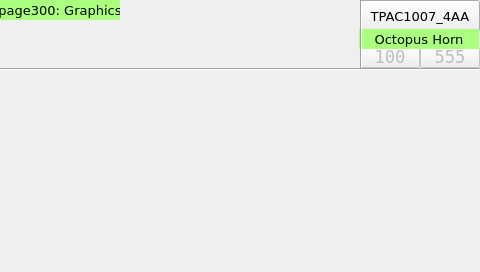
<?xml version="1.0" encoding="UTF-8"?>
<ui version="4.0">
<class>page300</class>
<widget class="QWidget" name="page300">
<property name="geometry">
<rect>
<x>0</x>
<y>0</y>
<width>480</width>
<height>272</height>
</rect>
</property>
<property name="minimumSize">
<size>
<width>480</width>
<height>272</height>
</size>
</property>
<property name="maximumSize">
<size>
<width>480</width>
<height>272</height>
</size>
</property>
<property name="windowTitle">
<string>page300</string>
</property>
<property name="styleSheet">
<string notr="true">QWidget#page300
{
}</string>
</property>
<widget class="ATCMbutton" name="atcmButton_5">
<property name="geometry">
<rect>
<x>360</x>
<y>0</y>
<width>120</width>
<height>32</height>
</rect>
</property>
<property name="font">
<font>
<family>DejaVu Sans</family>
<pointsize>10</pointsize>
<weight>50</weight>
<bold>false</bold>
</font>
</property>
<property name="toolTip">
<string/>
</property>
<property name="whatsThis">
<string>ATCMbutton widget</string>
</property>
<property name="pageName">
<string>menu</string>
</property>
<property name="statusvar">
<string/>
</property>
<property name="viewStatus">
<bool>false</bool>
</property>
<property name="refresh">
<number>200</number>
</property>
<property name="visibilityVar">
<string/>
</property>
<property name="bgColor">
<color>
<red>85</red>
<green>255</green>
<blue>255</blue>
</color>
</property>
<property name="borderColor">
<color>
<red>220</red>
<green>220</green>
<blue>220</blue>
</color>
</property>
<property name="text">
<string>TPAC1007_4AA</string>
</property>
<property name="pressText">
<string>TPAC1007_4AA</string>
</property>
<property name="borderWidth">
<number>2</number>
</property>
<property name="borderRadius">
<number>0</number>
</property>
<property name="apparence">
<enum>QFrame::Raised</enum>
</property>
</widget>
<widget class="Line" name="line">
<property name="geometry">
<rect>
<x>0</x>
<y>68</y>
<width>481</width>
<height>3</height>
</rect>
</property>
<property name="orientation">
<enum>Qt::Horizontal</enum>
</property>
</widget>
<widget class="ATCMlabel" name="atcmLabel_6">
<property name="enabled">
<bool>false</bool>
</property>
<property name="geometry">
<rect>
<x>360</x>
<y>47</y>
<width>60</width>
<height>21</height>
</rect>
</property>
<property name="font">
<font>
<family>DejaVu Sans Mono</family>
<pointsize>13</pointsize>
<weight>50</weight>
<bold>false</bold>
</font>
</property>
<property name="text">
<string>100</string>
</property>
<property name="toolTip">
<string>PLC_FWrevision</string>
</property>
<property name="whatsThis">
<string>ATCMlabel widget</string>
</property>
<property name="variable">
<string>PLC_FWrevision</string>
</property>
<property name="refresh">
<number>200</number>
</property>
<property name="max">
<string>0</string>
</property>
<property name="min">
<string>0</string>
</property>
<property name="viewStatus">
<bool>false</bool>
</property>
<property name="visibilityVar">
<string/>
</property>
<property name="bgColor">
<color>
<red>255</red>
<green>255</green>
<blue>127</blue>
</color>
</property>
<property name="fontColor">
<color>
<red>0</red>
<green>0</green>
<blue>0</blue>
</color>
</property>
<property name="borderWidth">
<number>0</number>
</property>
<property name="borderRadius">
<number>0</number>
</property>
</widget>
<widget class="ATCMlabel" name="atcmLabel_7">
<property name="enabled">
<bool>false</bool>
</property>
<property name="geometry">
<rect>
<x>420</x>
<y>47</y>
<width>60</width>
<height>21</height>
</rect>
</property>
<property name="font">
<font>
<family>DejaVu Sans Mono</family>
<pointsize>13</pointsize>
</font>
</property>
<property name="text">
<string>555</string>
</property>
<property name="toolTip">
<string>PLC_HWconfig</string>
</property>
<property name="whatsThis">
<string>ATCMlabel widget</string>
</property>
<property name="variable">
<string>PLC_HWconfig</string>
</property>
<property name="refresh">
<number>200</number>
</property>
<property name="max">
<string>0</string>
</property>
<property name="min">
<string>0</string>
</property>
<property name="viewStatus">
<bool>false</bool>
</property>
<property name="visibilityVar">
<string/>
</property>
<property name="bgColor">
<color>
<red>255</red>
<green>255</green>
<blue>127</blue>
</color>
</property>
<property name="fontColor">
<color>
<red>0</red>
<green>0</green>
<blue>0</blue>
</color>
</property>
<property name="borderWidth">
<number>0</number>
</property>
<property name="borderRadius">
<number>0</number>
</property>
<property name="format">
<enum>ATCMlabel::Hex</enum>
</property>
</widget>
<widget class="QLabel" name="label_18">
<property name="geometry">
<rect>
<x>359</x>
<y>29</y>
<width>120</width>
<height>20</height>
</rect>
</property>
<property name="font">
<font>
<family>DejaVu Sans</family>
<pointsize>10</pointsize>
</font>
</property>
<property name="styleSheet">
<string notr="true">background-color: rgb(170, 255, 127);</string>
</property>
<property name="text">
<string>Octopus Horn</string>
</property>
<property name="alignment">
<set>Qt::AlignCenter</set>
</property>
</widget>
<widget class="Line" name="line_11">
<property name="geometry">
<rect>
<x>360</x>
<y>0</y>
<width>3</width>
<height>68</height>
</rect>
</property>
<property name="orientation">
<enum>Qt::Vertical</enum>
</property>
</widget>
<widget class="QLabel" name="label_19">
<property name="geometry">
<rect>
<x>0</x>
<y>0</y>
<width>120</width>
<height>20</height>
</rect>
</property>
<property name="font">
<font>
<family>DejaVu Sans</family>
<pointsize>10</pointsize>
</font>
</property>
<property name="styleSheet">
<string notr="true">background-color: rgb(170, 255, 127);</string>
</property>
<property name="text">
<string>page300: Graphics</string>
</property>
<property name="alignment">
<set>Qt::AlignCenter</set>
</property>
</widget>
</widget>
<customwidgets>
<customwidget>
<class>ATCMbutton</class>
<extends>QPushButton</extends>
<header>atcmplugin.h</header>
</customwidget>
<customwidget>
<class>ATCMlabel</class>
<extends>QPushButton</extends>
<header>atcmplugin.h</header>
</customwidget>
</customwidgets>
<resources/>
 <connections>
  <connection>
   <sender>atcmButton_5</sender>
   <signal>newPage(const char*,bool)</signal>
   <receiver>page300</receiver>
   <slot>goto_page(const char*,bool)</slot>
  </connection>
 </connections>
<slots>
<slot>goto_page(const char*,bool)</slot>
</slots>
</ui>
